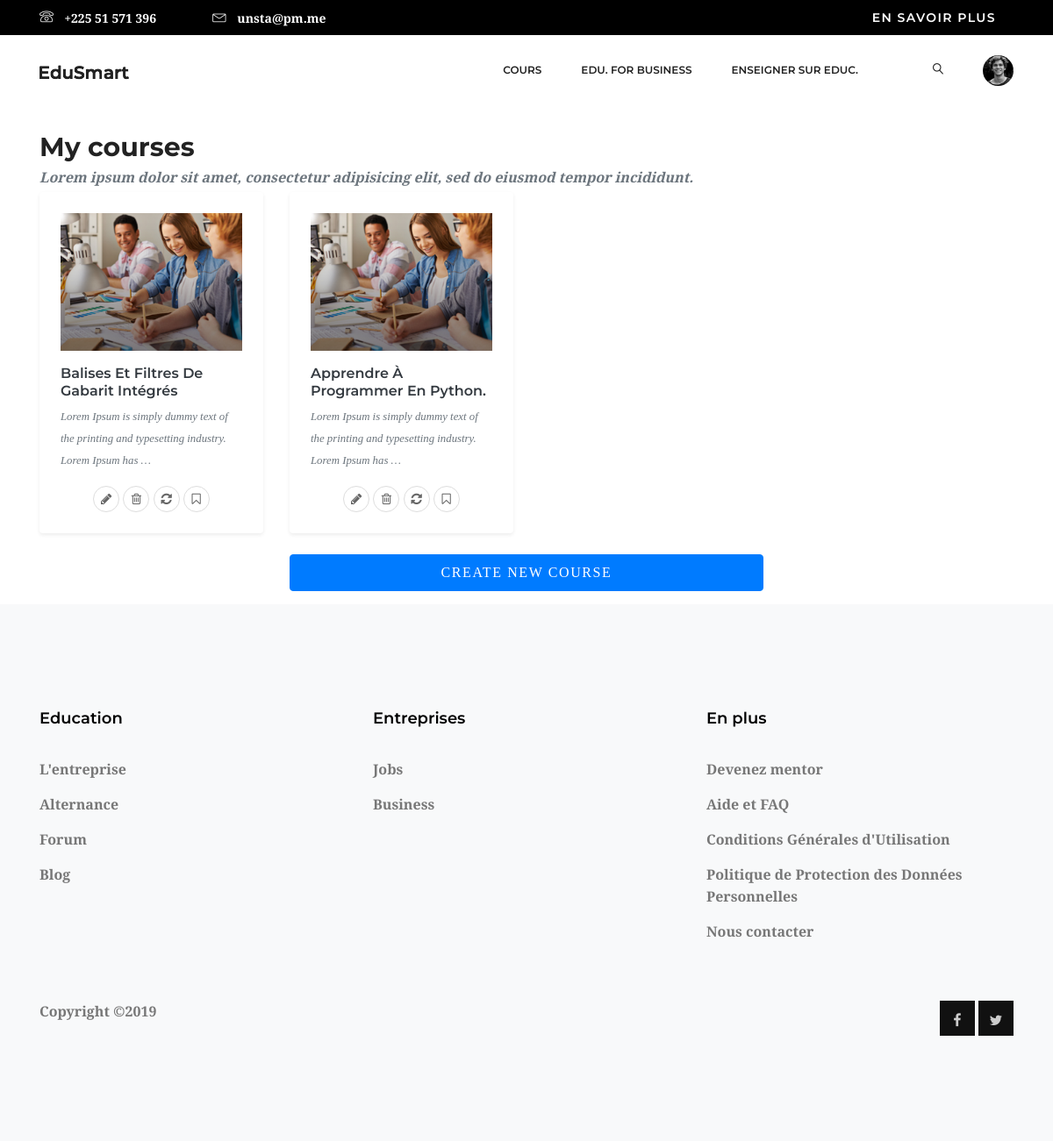
Before: /cours/ (signed in) with the older database file.
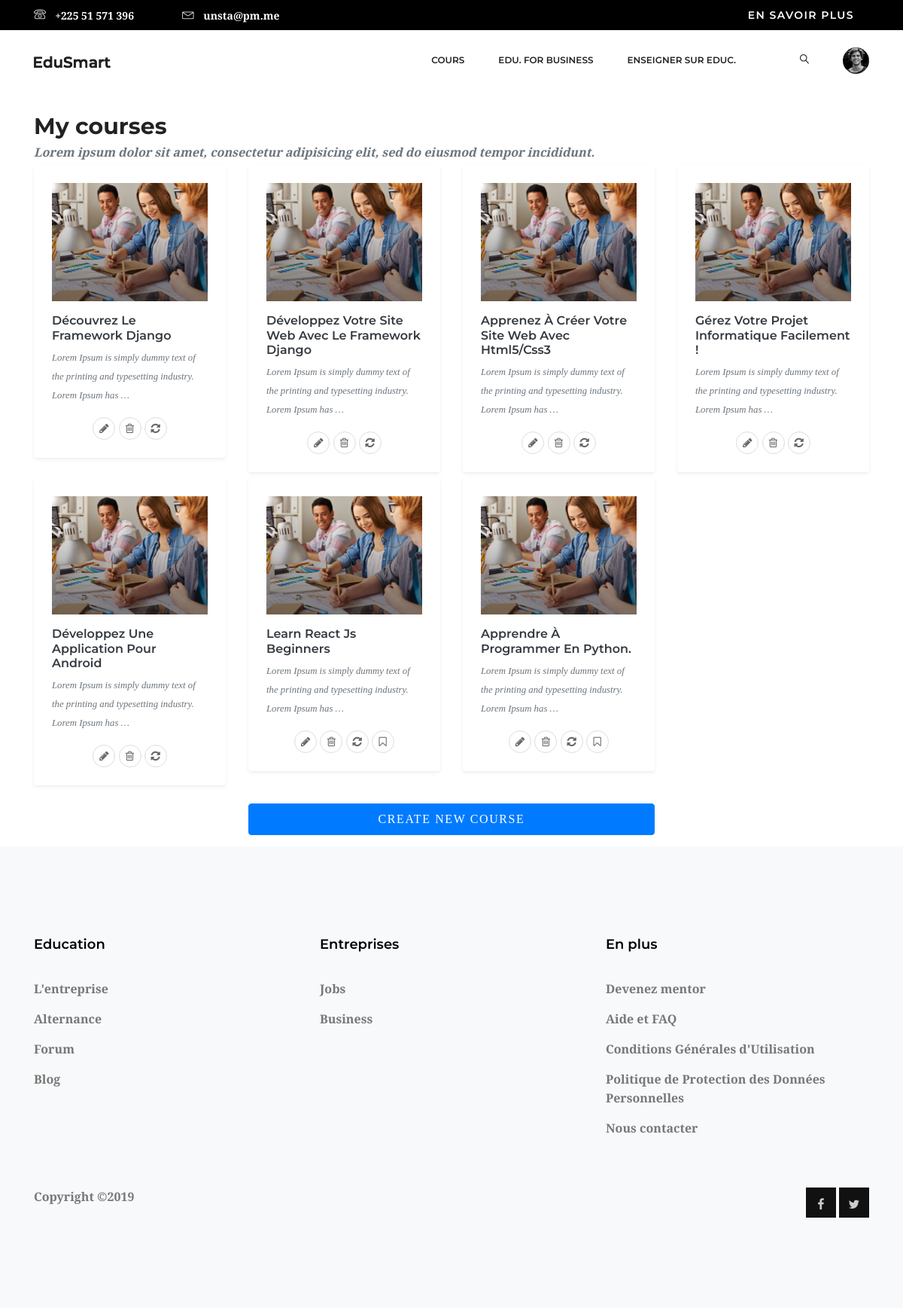
After: the same page with the newer database file.
### cours/models.py (models this page shows, shortened)
class Cours(models.Model):
    instructeur = models.ForeignKey(User, on_delete=models.CASCADE)
    etudiants = models.ManyToManyField(User, related_name='rejoindre_cours', blank=True)
    matiere = models.ForeignKey(Matieres, related_name='cours', on_delete=models.CASCADE)
    title = models.CharField('Titre du Cours', max_length=200)
    slug = models.SlugField('URL', max_length=200, unique=True)
    resume = models.TextField()
    date_de_creation = models.DateField('Date de création du Cours', auto_now_add=True)
    class Meta:
        ordering = ['-date_de_creation']
    def get_absolute_url(self):
        return reverse('cours:cours_detail', args=[self.slug])
    def get_edit_url(self):
        return reverse('cours:cours_edit', args=[self.id])
    def get_delete_url(self):
        return reverse('cours:cours_delete', args=[self.id])
    def get_update_url(self):
        return reverse('cours:cours_module_update', args=[self.id])

### cours/views.py (the view)
# urls.py: path('', views.GestionCoursListView.as_view(), name='gestion_liste_cours'),
class GestionCoursListView(InstructeurCoursMixin, ListView):
    template_name = 'cours/gestion/cours/liste_cours.html'

### cours/views.py (called while the page is built)
    def get_queryset(self):
        queryset = super(InstructeurMixin, self).get_queryset()
        return queryset.filter(instructeur=self.request.user)

### cours/templates/cours/gestion/cours/liste_cours.html (shortened to what this page needs)
{% extends "base.html" %}
{% block content %}
    <div class="popular_courses">
        <div class="container">
            <h2 class="font-weight-bold mb-1">My courses</h2>
            <p class="font-italic text-muted mb-1">Lorem ipsum dolor sit amet, consectetur adipisicing elit, sed do eiusmod tempor incididunt.</p>
            <div class="row pb-3">
                {% for cours in object_list %}
                    <div class="col-lg-3 col-md-6 mb-3 mb-lg-2">
                        <div class="card rounded shadow-sm border-0">
                            <div class="card-body p-4">
                                <img class="img-fluid d-block mx-auto mb-3" src="{{ STATIC_PREFIX }}img/trainer1.jpg" alt="{{ c.title }}">
                                <h5><a href="{{ cours.get_absolute_url }}" class="text-dark">
                                    {{ cours.title|title|safe }}
                                </a></h5>
                                <p class="small text-muted font-italic">
                                    {{ cours.resume|safe|truncatewords:15 }}
                                </p>
                                <ul class="text-center manage mb-0 list-inline mt-3">
                                    <li class="list-inline-item m-0">
                                        <a href="{{ cours.get_edit_url }}" title="Editer le contenu" class="manage-link">
                                            <i class="fa fa-pencil"></i>
                                        </a>
                                    </li>
                                    <li class="list-inline-item m-0">
                                        <a href="{{ cours.get_delete_url }}" title="Supprimer ce cours" class="manage-link">
                                            <i class="fa fa-trash-o"></i>
                                        </a>
                                    </li>
                                    <li class="list-inline-item m-0">
                                        <a href="{{ cours.get_update_url }}" title="Mettre à jour les modules" class="manage-link">
                                            <i class="fa fa-refresh"></i>
                                        </a>
                                    </li>
                                    {% if cours.modules.count > 0 %}
                                        <li class="list-inline-item m-0">
                                            <a href="{% url "cours:module_content_liste" cours.modules.first.id %}" title="Gestion de contenu" class="manage-link">
                                                <i class="fa fa-bookmark-o"></i>
                                            </a>
                                        </li>
                                    {% endif %}
                                </ul>
                            </div>
                        </div>
                    </div>
                {% empty %}
                    <p class="font-italic text-muted mb-1">You haven't created any courses yet.</p>
                {% endfor %}
            </div>
            <div class="row d-flex justify-content-center">
                <div class="col-lg-6">
                    <a href="create/" class="btn btn-primary shadow-none rounded-pill py-2 btn-block text-uppercase">Create new course</a>
                </div>
            </div>
        </div>
    </div>
{% endblock %}

### templates/base.html (shortened to what this page needs)
{% load static %}{% get_static_prefix as STATIC_PREFIX %}
<!DOCTYPE html>
<html lang="fr" class="no-js">
    <head>
        {% include "layout/meta.html" %}
    </head>
    {% block body %}
        <body>
            {% include "layout/navigation.html" %}
            {% block content %}{% endblock content %}
            {% include "layout/footer.html" %}
        </body>
    {% endblock body %}
</html>

### templates/layout/meta.html (shortened to what this page needs)
        {% load static %}
        {% get_static_prefix as STATIC_PREFIX %}
        <link rel="stylesheet" href="{{ STATIC_PREFIX }}css/bootstrap.css">
        <link rel="stylesheet" href="{{ STATIC_PREFIX }}css/font-awesome.min.css">
        <link rel="stylesheet" href="{{ STATIC_PREFIX }}vendors/linericon/style.css">
        <link rel="stylesheet" href="{{ STATIC_PREFIX }}vendors/owl-carousel/owl.carousel.min.css">
        <link rel="stylesheet" href="{{ STATIC_PREFIX }}vendors/lightbox/simpleLightbox.css">
        <link rel="stylesheet" href="{{ STATIC_PREFIX }}vendors/nice-select/css/nice-select.css">
        <link rel="stylesheet" href="{{ STATIC_PREFIX }}vendors/animate-css/animate.css">
        <link rel="stylesheet" href="{{ STATIC_PREFIX }}css/style.css">

### templates/layout/navigation.html (shortened to what this page needs)
        {% load static %}{% get_static_prefix as STATIC_PREFIX %}
        <header class="header_area">
            <div class="header-top">
                <div class="container">
                    <div class="row align-items-center">
                        <div class="col-lg-6 col-sm-6 col-4 header-top-left">
                            <a href="tel:+225 51 571 396">
                                <span class="lnr lnr-phone"></span>
                                <span class="text">
                                    <span class="text">+225 51 571 396</span>
                                </span>
                            </a>
                            <a href="mailto:unsta@pm.me">
                                <span class="lnr lnr-envelope"></span>
                                <span class="text">
                                    <span class="text">unsta@pm.me</span>
                                </span>
                            </a>
                        </div>
                        <div class="col-lg-6 col-sm-6 col-8 header-top-right">
                            <a class="text-uppercase" href="#">en savoir plus</a>
                        </div>
                    </div>
                </div>
            </div>
            <div class="main_menu">
                <nav class="navbar navbar-expand-lg navbar-light">
                    <div class="container">
                        <a class="navbar-brand logo_h" href="/">
                            <img src="{{ STATIC_PREFIX }}img/logo.png" alt="{{ title }}">
                        </a>
                        <div class="collapse navbar-collapse offset" id="navbarSupportedContent">
                            <ul class="nav navbar-nav menu_nav ml-auto">
                                <li class="nav-item">
                                    <a class="nav-link {% if cours == cours %}active{% endif %}" href="{% url "cours:gestion_liste_cours" %}">cours</a>
                                </li>
                                <li class="nav-item">
                                    <a class="nav-link" href="#">edu. for Business</a>
                                </li>
                                <li class="nav-item">
                                    <a href="#" class="nav-link">Enseigner sur educ.</a>
                                </li>
                                {% if request.user.is_authenticated %}
                                    <li class="nav-item">
                                        <a class="nav-link search" id="search">
                                            <i class="lnr lnr-magnifier font-weight-bold"></i>
                                        </a>
                                    </li>
                                    <li class="nav-item avatar dropdown">
                                        <a class="nav-link dropdown-toggle" id="navbarDropdownMenuLink" data-toggle="dropdown" aria-haspopup="true" aria-expanded="false">
                                            <img src="{{ STATIC_PREFIX }}img/avatar.jpg" class="rounded-circle" alt="avatar image" height="35">
                                        </a>
                                    </li>
                                {% endif %}
                            </ul>
                        </div>
                    </div>
                </nav>
            </div>
        </header>

### templates/layout/footer.html
{% load static %}{% get_static_prefix as STATIC_PREFIX %}
    <footer class="footer-area bg-light section_gap">
        <div class="container">
            <div class="row">
                <div class="col-lg-4 col-md-6 single-footer-widget">
                    <h4>Education</h4>
                    <ul>
                        <li><a href="#">L'entreprise</a></li>
                        <li><a href="#">Alternance</a></li>
                        <li><a href="#">Forum</a></li>
                        <li><a href="#">Blog</a></li>
                    </ul>
                </div>
                <div class="col-lg-4 col-md-6 single-footer-widget">
                    <h4>Entreprises</h4>
                    <ul>
                        <li><a href="#">Jobs</a></li>
                        <li><a href="#">Business</a></li>
                    </ul>
                </div>
                <div class="col-lg-4 col-md-6 single-footer-widget">
                    <h4>En plus</h4>
                    <ul>
                        <li><a href="#">Devenez mentor</a></li>
                        <li><a href="#">Aide et FAQ</a></li>
                        <li><a href="#">Conditions Générales d'Utilisation</a></li>
                        <li><a href="#">Politique de Protection des Données Personnelles</a></li>
                        <li><a href="#">Nous contacter</a></li>
                    </ul>
                </div>
            </div>
            <div class="row footer-bottom d-flex justify-content-between">
                <p class="col-lg-8 col-sm-12 footer-text m-0">Copyright &copy;<script>document.write(new Date().getFullYear());</script></p>
                <div class="col-lg-4 col-sm-12 footer-social">
                    <a href="#"><i class="fa fa-facebook"></i></a>
                    <a href="#"><i class="fa fa-twitter"></i></a>
                </div>
            </div>
        </div>
    </footer>

### templates/layout/script.html (shortened to what this page needs)
{% load static %}

Changed rows visible on the page:
added Cours: title "Découvrez Le Framework Django", resume "Lorem Ipsum is simply dummy text of the printing and typesetting industry. Lorem Ipsum has …"
added Cours: title "Développez Votre Site Web Avec Le Framework Django", resume "Lorem Ipsum is simply dummy text of the printing and typesetting industry. Lorem Ipsum has …"
added Cours: title "Apprenez À Créer Votre Site Web Avec Html5/Css3", resume "Lorem Ipsum is simply dummy text of the printing and typesetting industry. Lorem Ipsum has …"
added Cours: title "Gérez Votre Projet Informatique Facilement !", resume "Lorem Ipsum is simply dummy text of the printing and typesetting industry. Lorem Ipsum has …"
added Cours: title "Développez Une Application Pour Android", resume "Lorem Ipsum is simply dummy text of the printing and typesetting industry. Lorem Ipsum has …"
changed Cours: title "Balises Et Filtres De Gabarit Intégrés" → "Learn React Js Beginners"
